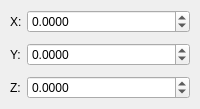
             <widget class="QWidget" name="m_pScalingWidget" native="true">
              <layout class="QFormLayout" name="formLayout_11">
               <property name="fieldGrowthPolicy">
                <enum>QFormLayout::AllNonFixedFieldsGrow</enum>
               </property>
               <property name="horizontalSpacing">
                <number>5</number>
               </property>
               <property name="verticalSpacing">
                <number>10</number>
               </property>
               <property name="leftMargin">
                <number>10</number>
               </property>
               <property name="topMargin">
                <number>10</number>
               </property>
               <property name="rightMargin">
                <number>10</number>
               </property>
               <property name="bottomMargin">
                <number>10</number>
               </property>
               <item row="0" column="0">
                <widget class="QLabel" name="label_49">
                 <property name="text">
                  <string>X:</string>
                 </property>
                </widget>
               </item>
               <item row="1" column="0">
                <widget class="QLabel" name="label_50">
                 <property name="text">
                  <string>Y:</string>
                 </property>
                </widget>
               </item>
               <item row="2" column="0">
                <widget class="QLabel" name="label_51">
                 <property name="text">
                  <string>Z:</string>
                 </property>
                </widget>
               </item>
               <item row="0" column="1">
                <widget class="QDoubleSpinBox" name="m_p_DoubleSpinBox_ScalingX">
                 <property name="decimals">
                  <number>4</number>
                 </property>
                 <property name="minimum">
                  <double>-99.989999999999995</double>
                 </property>
                 <property name="singleStep">
                  <double>0.000100000000000</double>
                 </property>
                </widget>
               </item>
               <item row="1" column="1">
                <widget class="QDoubleSpinBox" name="m_p_DoubleSpinBox_ScalingY">
                 <property name="decimals">
                  <number>4</number>
                 </property>
                 <property name="minimum">
                  <double>-99.989999999999995</double>
                 </property>
                 <property name="singleStep">
                  <double>0.000100000000000</double>
                 </property>
                </widget>
               </item>
               <item row="2" column="1">
                <widget class="QDoubleSpinBox" name="m_p_DoubleSpinBox_ScalingZ">
                 <property name="decimals">
                  <number>4</number>
                 </property>
                 <property name="minimum">
                  <double>-99.989999999999995</double>
                 </property>
                 <property name="singleStep">
                  <double>0.000100000000000</double>
                 </property>
                </widget>
               </item>
              </layout>
             </widget>
